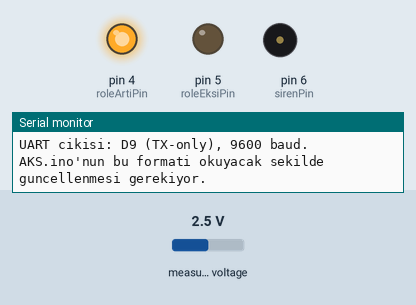
Simulated run of this sketch. Board: Arduino Uno, built with avr-gcc and run on an emulated ATmega328P. On the bench: output pins drawn as LEDs (lit = HIGH), buzzer (waves = sounding, pin HIGH), the last lines printed to the serial monitor. The test bench sets the inputs (shaded band); at power-on: measured voltage 2.5 V.

Above: at 2.4 s.
At 4.4 s:
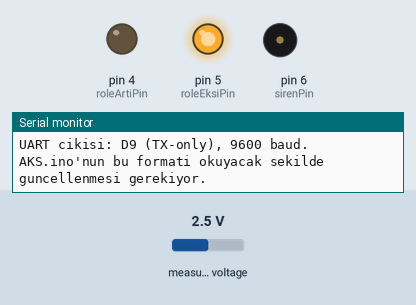
At 6.1 s:
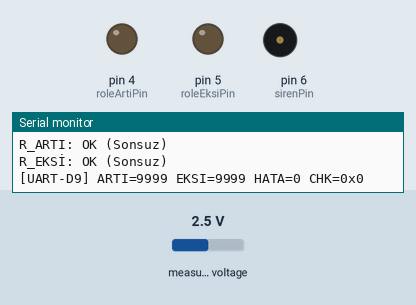
Timing chart, 0 to 8.5 s (numbered marks = the images above):
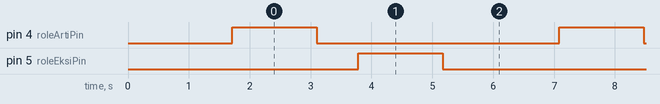

Measured:
- by itself, pin 4 (roleArtiPin), pin 5 (roleEksiPin): alternates HIGH for 1.4 s and LOW for 4.0 s
- by itself, everything shown: repeats every 5.4 s, in 4 steps

The sketch:

farukizo2.ino
```cpp
// ==========================================
// EBC APEX MOTORSPORT - IZOLASYON IZLEME V9 (CAN KALDIRILDI, UART/D9 CIKISI)
// ==========================================
// NOT: Gercek cip ATmega168 (1KB RAM). Bu yuzden TUM sabit metinler F() ile
// Flash'ta tutuluyor, String siniflari (heap) kullanilmiyor - davranis/degerler
// AYNI, sadece bellek yerlesimi degisti (RAM tasmasi/cokme onlemi).
//
// V9 DEGISIKLIGI (26.08.2026): MCP2515/CAN BUS TAMAMEN KALDIRILDI (hem AKS'ye
// gonderim hem BMS'ten alim) - kararsiz/aralikli reset sorunlarinin kok nedeni
// olarak CAN donanimi supheliydi. Yerine D9 pininde SoftwareSerial ile TX-ONLY
// (tek yonlu, sadece gonderim) bir UART cikisi geldi. Gonderilen veri AYNI
// (pozitif/negatif direnc kOhm + hata bayragi), sadece tasima katmani degisti.
// V_BAT artik BMS'ten canli okunmuyor (CAN gittigi icin bu yol da gitti),
// tekrar SABIT bir deger (85.0V, gercek arac nominaline yakin).
//
// V8 GUNCELLEMESI (25.08.2026, 34 noktali kapsamli saha taramasi): eski 9/12
// noktali kalibrasyon tablolarinin yerine, 8.28k...2.5M araligini kapsayan
// 34 noktali tablolar geldi (bkz. asagidaki TABLO_ARTI/EKSI tanimlari).
//
// V7 DEGISIKLIGI: Eski TEK/CIFT sabit-carpan kalibrasyonu kaldirilip yerine
// tablo+enterpolasyon tabanli kalibrasyon getirildi (bkz. tabloIleKalibreEt()).

#include <Wire.h>
#include <avr/pgmspace.h>
#include <Adafruit_ADS1X15.h>
#include <SoftwareSerial.h>

Adafruit_ADS1115 ads;

// --- UART ÇIKIŞI (D9, TX-ONLY) - AKS'ye izolasyon verisi gönderimi ---
// Eskiden CAN ID 0x180 ile gidiyordu, artik D9 uzerinden UART ile gidiyor.
// RX parametresi (D8) SoftwareSerial kütüphanesinin zorunlu tuttuğu ama hiç
// KULLANILMAYAN bir pin - biz sadece yaziyoruz (write/print), hic okumuyoruz.
const int UART_TX_PIN = 9;
const int UART_RX_PIN_KULLANILMIYOR = 8;
// TERS MANTIK - optokuplor cikisi sinyali TERSYUZ ediyor, verici de ters
// gondermek ZORUNDA ki iki inversiyon birbirini goturup AKS'de sinyal NORMAL olsun.
// izo_deneme_tx.ino'daki calisan kurulumun aynisi ("optokuplor cikisi tersyuz
// ettigi icin ZORUNLU").
//
// TELAFI NEDEN BURADA: AKS tarafi izolasyon hattini DONANIM UART'i ile
// (Serial2, RX2 = pin 17) okuyor. Donanim UART'inda ters mantik secenegi YOKTUR -
// o secenek yalnizca SoftwareSerial'de var. Dolayisiyla inversiyonun telafisi
// mecburen verici tarafinda, yani burada yapiliyor.
//
// BELIRTI (bu satir olmadan): AKS 0xAA basligini 0xAB/0x95 gibi bozuk aliyor,
// senkron hic kurulamiyor, [IZO-DURUM] satirinda cerceve=0 kaliyor.
const bool INVERSE_LOGIC = true;
SoftwareSerial aksUart(UART_RX_PIN_KULLANILMIYOR, UART_TX_PIN, INVERSE_LOGIC);

// UART_DEBUG: 1 -> seri porta (USB) her UART gonderiminde gonderilen veriyi
//             yazdirir. 0 -> bu satirlari derlemeye hic dahil etmez (flash tasarrufu).
#define UART_DEBUG 1

// --- UART ÇERÇEVE FORMATI (AKS tarafinin da bu formata gore guncellenmesi gerekir) ---
// [0]=0xAA [1]=0x55 (baslik/sync) [2]=pozitif_kOhm MSB [3]=pozitif_kOhm LSB
// [4]=negatif_kOhm MSB [5]=negatif_kOhm LSB [6]=hata_bayragi (0x00/0x01)
// [7]=checksum (bayt 2..6'nin XOR'u - AKS.ino'daki LoRa paketiyle ayni stil)
const uint8_t UART_BASLIK_1 = 0xAA;
const uint8_t UART_BASLIK_2 = 0x55;

// --- PIN TANIMLAMALARI ---
const int roleArtiPin = 4;
const int roleEksiPin = 5;
const int sirenPin = 6;

// Bir onceki dongudeki hata durumu - "yeni hata basladi" (guvenli->tehlike
// gecisi) anini yakalayip o an ekstra tekrar gonderim yapmak icin (bkz. loop()
// sonundaki UART cikisi).
bool oncekiIzolasyonHatasi = false;

// --- GERÇEK DONANIM DEĞERLERİ ---
// V_BAT ARTIK SABIT (CAN/BMS canli okuma kaldirildiktan sonra tekrar sabit
// deger - gercek arac nominal geriliminin yakini secildi).
// ONEMLI: Kalibrasyon tablolari (TABLO_ARTI/EKSI) 32.2V bench testinde
// cikarilmisti - gercek arac geriliminde (85V) tablolarin yeniden
// dogrulanmasi/kalibre edilmesi gerekir (bkz. onceki saha notlari).
const float V_BAT = 85.0;
const float R_ARTI_SERI = 1488.0;
const float R_EKSI_SERI = 1485.93;
const float R_BIAS_UST = 46.20;
const float R_BIAS_ALT = 46.24;
const float R_ORTA_ESDEGER = (R_BIAS_UST * R_BIAS_ALT) / (R_BIAS_UST + R_BIAS_ALT);

const float CARPAN_ARTI = (R_ARTI_SERI + R_ORTA_ESDEGER) / R_ORTA_ESDEGER;
const float CARPAN_EKSI = (R_EKSI_SERI + R_ORTA_ESDEGER) / R_ORTA_ESDEGER;

const float HATA_SINIRI_KOHM = 100.0; // 100 kOhm altı alarm eşiği

// "Olculemeyecek kadar yuksek direnc" ISARET (sentinel) degeri. Bunun ustundeki
// her sey sonsuz sayilir - ariza esigi 100 kOhm iken 10 MOhm zaten tamamen guvenli.
// AKS.ino ve dashboard.py de AYNI degeri kullanir; ucunun de esitlenmesi sart,
// aksi halde ayni olcum iki ekranda farkli gorunur.
const float SONSUZ_KOHM = 9999.0;

// --- SAHA KALİBRASYON TABLOLARI (PROGMEM - flash'ta, RAM harcamaz) ---
// Her çift: (ham_kOhm ölçüm, o hamme karşılık gelen GERÇEK direnç kOhm).
// ham_kOhm sütunu KESİNLİKLE artan sırada olmalı (enterpolasyon bunu varsayar).
// (+) kanal: batarya(+)-şase arası.
const float TABLO_ARTI_HAM[] PROGMEM = {
  23.55,   25.33,   27.27,   30.39,   33.51,   36.64,   42.29,   48.85,
  68.92,   77.98,   89.42,   97.92,  112.84,  115.06,  137.22,  158.68,
 214.96,  268.49,  315.39,  381.77,  442.29,  485.12,  546.58,  617.52,
 663.91,  691.50,  776.23,  842.61,  927.91, 1059.61, 1170.20, 1512.02,
2024.75, 2567.64
};
const float TABLO_ARTI_GERCEK[] PROGMEM = {
   8.28,    9.95,   12.01,   15.41,   18.67,   22.68,   27.37,   33.07,
  51.82,   60.0,    74.9,    82.7,    96.4,    98.9,   120.0,   140.0,
 197.2,   250.02,  295.2,   360.5,   420.6,   462.1,   520.5,   601.0,
 641.0,   666.0,   757.0,   820.0,   900.0,  1030.0,  1140.0,  1470.0,
2000.0,  2500.0
};
const int TABLO_ARTI_N = 34;

// (-) kanal: batarya(-)-şase arası. Gerçek direnç değerleri (+) kanalla
// AYNI 34 test noktası (aynı oturumda, aynı dirençlerle ölçüldü).
const float TABLO_EKSI_HAM[] PROGMEM = {
  26.73,   27.94,   30.35,   32.76,   37.59,   40.60,   45.06,   51.04,
  67.88,   75.68,   89.11,   95.64,  106.42,  108.81,  126.59,  142.19,
 184.51,  219.47,  247.46,  286.12,  319.11,  338.77,  365.46,  396.93,
 414.12,  421.77,  454.15,  473.74,  496.14,  529.24,  552.01,  624.91,
 691.00,  741.12
};
const float TABLO_EKSI_GERCEK[] PROGMEM = {
   8.28,    9.95,   12.01,   15.41,   18.67,   22.68,   27.37,   33.07,
  51.82,   60.0,    74.9,    82.7,    96.4,    98.9,   120.0,   140.0,
 197.2,   250.02,  295.2,   360.5,   420.6,   462.1,   520.5,   601.0,
 641.0,   666.0,   757.0,   820.0,   900.0,  1030.0,  1140.0,  1470.0,
2000.0,  2500.0
};
const int TABLO_EKSI_N = 34;

void setup() {
  Serial.begin(9600);
  pinMode(roleArtiPin, OUTPUT);
  pinMode(roleEksiPin, OUTPUT);
  pinMode(sirenPin, OUTPUT);

  digitalWrite(roleArtiPin, LOW);
  digitalWrite(roleEksiPin, LOW);
  digitalWrite(sirenPin, LOW);

  aksUart.begin(9600);

  Serial.println(F("========================================"));
  Serial.println(F(" EBC APEX MOTORSPORT - İZOLASYON HAZIR  "));
  Serial.println(F("========================================"));

  if (!ads.begin()) {
    Serial.println(F("HATA: ADS1115 Bulunamadi!"));
    while (1);
  }

  ads.setGain(GAIN_TWOTHIRDS);
  delay(1000);

  // --- [FAZ0-DEBUG] Baslangic ozet bilgisi (davranisi degistirmez, sadece log) ---
  Serial.println(F("--- FAZ0 DEBUG BILGISI ---"));
  Serial.print(F("V_BAT (kod, sabit): ")); Serial.println(V_BAT, 2);
  Serial.print(F("HATA_SINIRI_KOHM (kod, sabit): ")); Serial.println(HATA_SINIRI_KOHM, 2);
  Serial.print(F("Regulasyon tabani (100 ohm/V * V_BAT), birim kod ile AYNI olmali: "));
  Serial.println((100.0 * V_BAT) / 1000.0, 3);
  Serial.print(F("R_ARTI_SERI (kod): ")); Serial.println(R_ARTI_SERI, 2);
  Serial.print(F("R_EKSI_SERI (kod): ")); Serial.println(R_EKSI_SERI, 2);
  Serial.print(F("R_BIAS_UST (kod): ")); Serial.println(R_BIAS_UST, 2);
  Serial.print(F("R_BIAS_ALT (kod): ")); Serial.println(R_BIAS_ALT, 2);
  Serial.println(F(">> Bu 4 direnci multimetre ile olcup kOhm mertebesinde (~46 kOhm, ~1488 kOhm) oldugunu teyit edin."));
  Serial.println(F("--------------------------"));
  Serial.println(F("UART cikisi: D9 (TX-only), 9600 baud. AKS.ino'nun bu formati okuyacak sekilde guncellenmesi gerekiyor."));
}

void loop() {
  // --- ADIM 1: ARTI HAT ÖLÇÜMÜ ---
  float vBase1 = voltajOku();

  digitalWrite(roleEksiPin, LOW);
  digitalWrite(roleArtiPin, HIGH);
  delay(1200);

  float vOlcumArti = voltajOku();
  digitalWrite(roleArtiPin, LOW);

  delay(500);

  // --- ADIM 2: EKSİ HAT ÖLÇÜMÜ ---
  float vBase2 = voltajOku();

  digitalWrite(roleEksiPin, HIGH);
  delay(1200);

  float vOlcumEksi = voltajOku();
  digitalWrite(roleEksiPin, LOW);

  // --- [FAZ0-DEBUG] Ham voltaj okumalari (davranisi degistirmez) ---
  Serial.print(F("[FAZ0] vBase1=")); Serial.print(vBase1, 4);
  Serial.print(F(" vOlcumArti=")); Serial.print(vOlcumArti, 4);
  Serial.print(F(" vBase2=")); Serial.print(vBase2, 4);
  Serial.print(F(" vOlcumEksi=")); Serial.println(vOlcumEksi, 4);

  // --- CRAMER MATRİS MATEMATİĞİ ---
  float V_p1 = vBase1 + (vOlcumArti - vBase1) * CARPAN_ARTI;
  float V_n2 = vBase2 + (vOlcumEksi - vBase2) * CARPAN_EKSI;

  float b1 = (vBase1 - vOlcumArti) / R_ORTA_ESDEGER;
  float b2 = (vBase2 - vOlcumEksi) / R_ORTA_ESDEGER;

  float D = V_BAT * (V_BAT + V_n2 - V_p1);

  float G_p = 0.0;
  float G_n = 0.0;

  if (D > 1.0) {
    float D_Gp = (b1 * V_n2) - (b2 * (V_p1 - V_BAT));
    float D_Gn = (V_p1 * b2) - ((V_n2 + V_BAT) * b1);

    G_p = D_Gp / D;
    G_n = D_Gn / D;
  }

  // --- HAM DİRENÇ HESAPLAMA ---
  float R_arti_ham = 9999.0;
  float R_eksi_ham = 9999.0;

  if (G_p > 0.000001) R_arti_ham = (1.0 / G_p);
  if (G_n > 0.000001) R_eksi_ham = (1.0 / G_n);

  // --- [FAZ0-DEBUG] Kalibrasyon-oncesi HAM direnc (davranisi degistirmez) ---
  Serial.print(F("[FAZ0] D=")); Serial.print(D, 6);
  Serial.print(F(" R_arti_ham=")); Serial.print(R_arti_ham, 2);
  Serial.print(F(" R_eksi_ham=")); Serial.println(R_eksi_ham, 2);

  // --- TABLO TABANLI KALİBRASYON (saha testiyle ölçülmüş ham->gerçek egrisi) ---
  float R_arti_kOhm = tabloIleKalibreEt(R_arti_ham, TABLO_ARTI_HAM, TABLO_ARTI_GERCEK, TABLO_ARTI_N);
  float R_eksi_kOhm = tabloIleKalibreEt(R_eksi_ham, TABLO_EKSI_HAM, TABLO_EKSI_GERCEK, TABLO_EKSI_N);

  // --- ALARM VE YAZDIRMA ---
  bool izolasyonHatasiVar = (R_arti_kOhm < HATA_SINIRI_KOHM || R_eksi_kOhm < HATA_SINIRI_KOHM);

  Serial.println(F("----------------------------------------"));
  Serial.print(F("DURUM: "));

  if (izolasyonHatasiVar) {
    digitalWrite(sirenPin, HIGH);
    Serial.println(F("!!! TEHLİKE - İZOLASYON HATASI (< 100 kOhm) !!!"));
  } else {
    digitalWrite(sirenPin, LOW);
    Serial.println(F("GÜVENLİ"));
  }

  Serial.print(F("R_ARTI: ")); yazdirDirenc(R_arti_kOhm);
  Serial.print(F("R_EKSİ: ")); yazdirDirenc(R_eksi_kOhm);

  // --- UART ÇIKIŞI (D9, SoftwareSerial TX-only) - eskiden CAN 0x180 ile giden veri ---
  uint16_t pozitif_direnc_kohm = (uint16_t) constrain(R_arti_kOhm, 0.0, 65535.0);
  uint16_t negatif_direnc_kohm = (uint16_t) constrain(R_eksi_kOhm, 0.0, 65535.0);
  uint8_t  hata_durumu = izolasyonHatasiVar ? 0x01 : 0x00;

  uint8_t artiMSB = (pozitif_direnc_kohm >> 8) & 0xFF;
  uint8_t artiLSB = pozitif_direnc_kohm & 0xFF;
  uint8_t eksiMSB = (negatif_direnc_kohm >> 8) & 0xFF;
  uint8_t eksiLSB = negatif_direnc_kohm & 0xFF;
  uint8_t checksum = artiMSB ^ artiLSB ^ eksiMSB ^ eksiLSB ^ hata_durumu;

  gonderUartCercevesi(artiMSB, artiLSB, eksiMSB, eksiLSB, hata_durumu, checksum);

#if UART_DEBUG
  Serial.print(F("[UART-D9] ARTI=")); Serial.print(pozitif_direnc_kohm);
  Serial.print(F(" EKSI=")); Serial.print(negatif_direnc_kohm);
  Serial.print(F(" HATA=")); Serial.print(hata_durumu);
  Serial.print(F(" CHK=0x")); Serial.println(checksum, HEX);
#endif

  // YENI HATA BASLANGICI (guvenli->tehlike gecisi): AKS'nin bunu kacirma
  // ihtimalini azaltmak icin (UART'ta onay/tekrar-gonderim mekanizmasi yok)
  // ayni cerceveyi 2 kez daha, kisa aralikla tekrar gonder (toplam 3 kez).
  bool yeniHataBasladi = izolasyonHatasiVar && !oncekiIzolasyonHatasi;
  if (yeniHataBasladi) {
#if UART_DEBUG
    Serial.println(F("[UART-D9] YENI HATA BASLADI - cerceve 2 kez daha tekrarlaniyor."));
#endif
    delay(30);
    gonderUartCercevesi(artiMSB, artiLSB, eksiMSB, eksiLSB, hata_durumu, checksum);
    delay(30);
    gonderUartCercevesi(artiMSB, artiLSB, eksiMSB, eksiLSB, hata_durumu, checksum);
  }
  oncekiIzolasyonHatasi = izolasyonHatasiVar;

  delay(1500);
}

// --- UART CERCEVESI GONDER (D9, SoftwareSerial TX-only) ---
// Format: [0xAA][0x55][artiMSB][artiLSB][eksiMSB][eksiLSB][hata][checksum]
void gonderUartCercevesi(uint8_t artiMSB, uint8_t artiLSB, uint8_t eksiMSB, uint8_t eksiLSB, uint8_t hata, uint8_t checksum) {
  // ISINMA BAYTI (27.08.2026 saha bulgusu): SoftwareSerial, uzun bir bekleme
  // (delay(1500) vb.) sonrasi gonderilen ILK bayti zamanlama acisindan
  // guvenilmez gonderebiliyor (AKS tarafinda 0xAA -> 0x95 gibi tutarli bir
  // bozulma gozlendi, sonraki 7 bayt hep dogruydu). Gercek baslikdan (0xAA)
  // once onemsiz bir bayt gonderip bu ilk-bayt sorununu ona yiktiriyoruz -
  // AKS zaten 0xAA gelene kadar her seyi atiyor, bu fazladan bayt zararsiz.
  aksUart.write((uint8_t)0x00);
  aksUart.write(UART_BASLIK_1);
  aksUart.write(UART_BASLIK_2);
  aksUart.write(artiMSB);
  aksUart.write(artiLSB);
  aksUart.write(eksiMSB);
  aksUart.write(eksiLSB);
  aksUart.write(hata);
  aksUart.write(checksum);
}

// --- ADS1115 YÜKSEK HASSASİYET ---
float voltajOku() {
  long toplamAdc = 0;
  const int ornekSayisi = 20;

  ads.readADC_SingleEnded(0);
  ads.readADC_SingleEnded(0);
  ads.readADC_SingleEnded(0);

  for(int i = 0; i < ornekSayisi; i++) {
    toplamAdc += ads.readADC_SingleEnded(0);
  }

  float ortalamaAdc = (float)toplamAdc / ornekSayisi;
  return ads.computeVolts(ortalamaAdc);
}

// --- TABLO TABANLI KALİBRASYON: ham ölçümü (kOhm) gerçek dirence (kOhm) çevirir ---
// tablolar PROGMEM'de tutulur (RAM harcamaz), pgm_read_float ile okunur.
// ham_kOhm >= 9000 ise (kodun "sonsuz/çözümsüz" sentinel değeri) tabloya hiç
// sokmadan aynen geçirir - "OK (Sonsuz)" olarak basılmaya devam eder.
// Tablo aralığının dışına düşen ham değerler, en yakın iki noktanın eğimiyle
// dogrusal olarak dışa ekstrapole edilir.
float tabloIleKalibreEt(float ham_kOhm, const float* hamTablo, const float* gercekTablo, int n) {
  // NOT: buradaki 9000 esigi HAM olcume ait, asagidaki SONSUZ_KOHM kelepcesi ise
  // KALIBRE EDILMIS sonuca ait - ikisi ayri seyler, karistirilmamali.
  if (ham_kOhm >= 9000.0) return SONSUZ_KOHM;

  float sonuc;
  float ilkHam = pgm_read_float(&hamTablo[0]);
  float sonHam = pgm_read_float(&hamTablo[n - 1]);

  if (ham_kOhm <= ilkHam) {
    float h0 = ilkHam, h1 = pgm_read_float(&hamTablo[1]);
    float g0 = pgm_read_float(&gercekTablo[0]), g1 = pgm_read_float(&gercekTablo[1]);
    sonuc = g0 + (ham_kOhm - h0) * (g1 - g0) / (h1 - h0);
  } else if (ham_kOhm >= sonHam) {
    float h0 = pgm_read_float(&hamTablo[n - 2]), h1 = sonHam;
    float g0 = pgm_read_float(&gercekTablo[n - 2]), g1 = pgm_read_float(&gercekTablo[n - 1]);
    sonuc = g1 + (ham_kOhm - h1) * (g1 - g0) / (h1 - h0);
  } else {
    sonuc = ham_kOhm; // buraya düşülmemeli, güvenlik ağı - döngü bulamazsa ham değeri gecir
    for (int i = 0; i < n - 1; i++) {
      float h0 = pgm_read_float(&hamTablo[i]), h1 = pgm_read_float(&hamTablo[i + 1]);
      if (ham_kOhm >= h0 && ham_kOhm <= h1) {
        float g0 = pgm_read_float(&gercekTablo[i]), g1 = pgm_read_float(&gercekTablo[i + 1]);
        float oran = (ham_kOhm - h0) / (h1 - h0);
        sonuc = g0 + oran * (g1 - g0);
        break;
      }
    }
  }

  // Guvenlik kelepcesi: gercek direnc fiziksel olarak negatif olamaz -
  // tablo disina ekstrapolasyon asiri dusuk ham degerlerde negatife
  // savurabilir (bkz. 25.08.2026 saha testi, 9.8k -> -0.7 kOhm hatasi).
  if (sonuc < 0.0) sonuc = 0.0;

  // UST KELEPCE (01.09.2026): ekstrapolasyon tablo aralignin USTUNDE de sinirsizdi
  // ve iki kanalin egimi cok farkli oldugu icin sonuc tutarsizdi. Olculen ornek:
  //   EKSI kanali ham 7910 -> 74000 kOhm, sonra constrain() ile 65535'e kirpiliyordu
  //   ama ham 9000 -> 9999 (sentinel). Yani girdide 1 birimlik degisim ciktida
  //   6.5 kat sicrama yapiyordu; ekranda ikisi de "Sonsuz" gorundugu icin fark
  //   edilmiyor ama gonderilen/loglanan sayi bozuluyordu.
  // Sonucu sentinel'e kelepceleyince cikti monoton olur ve 65535 durumu tamamen
  // ortadan kalkar (asagidaki constrain(..., 65535.0) artik hic devreye girmez).
  if (sonuc > SONSUZ_KOHM) sonuc = SONSUZ_KOHM;
  return sonuc;
}

// Eski direncFormatla(float) -> String yerine: heap/String kullanmadan
// dogrudan Serial'e yazar (ATmega168'in 1KB RAM'inde String heap'i riskli).
// Basilan format AYNI: "OK (Sonsuz)" / "X.XX MOhm" / "X.X kOhm".
void yazdirDirenc(float kOhm) {
  // Esik SONSUZ_KOHM: AKS ve dashboard ile AYNI deger. Eskiden burada 9000 vardi,
  // yani 9000-9999 arasi bir olcum bu ekranda "Sonsuz", digerlerinde sayi olarak
  // gorunuyordu.
  if (kOhm >= SONSUZ_KOHM) {
    Serial.println(F("OK (Sonsuz)"));
  } else if (kOhm >= 1000.0) {
    Serial.print(kOhm / 1000.0, 2);
    Serial.println(F(" MOhm"));
  } else {
    Serial.print(kOhm, 1);
    Serial.println(F(" kOhm"));
  }
}
```
